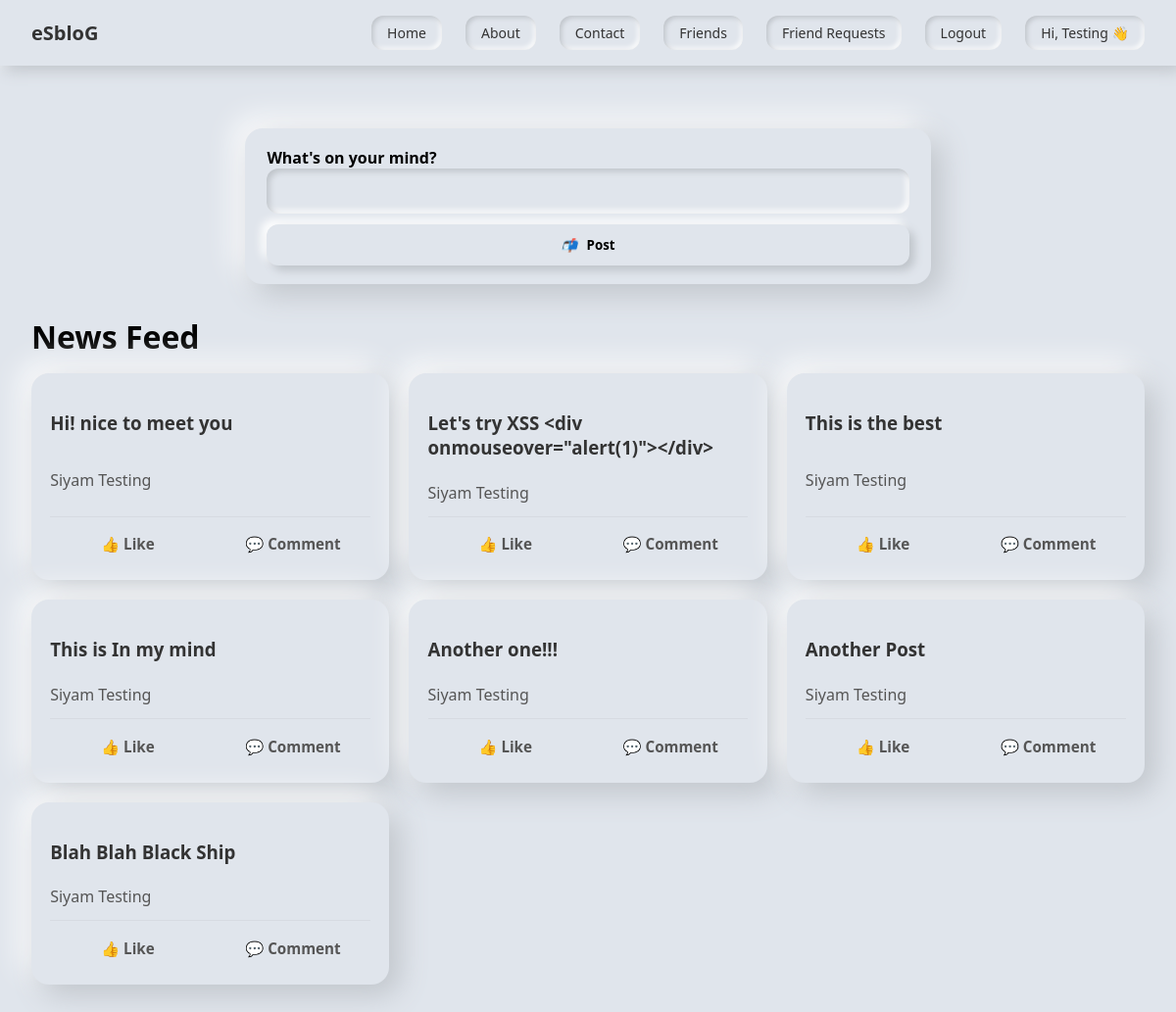
The page /dashboard/profile/ (signed in) on the database its author committed.
### dashboard/models.py (models this page shows, shortened)
class Login_info_new_p(models.Model):
    fname = models.CharField(max_length=100,default="Mr.")
    lname = models.CharField(max_length=100,default="Unknown")
    email = models.EmailField(max_length=50)
    password = models.CharField(max_length=50)

class User_posts(models.Model):
    id = models.AutoField(primary_key=True)
    u_name = models.ForeignKey(Login_info_new_p,on_delete=models.CASCADE)
    post = models.CharField(max_length=100)
    create_at = models.DateTimeField(auto_now_add=True)

### dashboard/views.py (the view)
# urls.py: path('profile/',views.profile,name="mypost"),
def profile(request):
    s_email = request.session.get('email')
    if not s_email:
        return render(request, "dashboard/landing_page.html", {"posts": []})
    log_user = get_object_or_404(Login_info_new_p, email=s_email)
    posts = User_posts.objects.filter(u_name=log_user).select_related('u_name')
    post_data = [
        (f"{log_user.fname} {log_user.lname}", post.post)
        for post in posts
    ]
    return render(request, "dashboard/profile.html", {"posts": post_data})

### dashboard/templates/dashboard/profile.html (shortened to what this page needs)
{% include "dashboard/header.html" %}
<div class="page">
  <form id="loginForm" method="POST" action="{% url 'add_post' %}" class="card composer">
    <div class="input-group">
      <label>What's on your mind?</label>
      <input type="text" name="post" required />
    </div>
    <button type="submit" class="action-btn">
      <i>📬</i> Post
    </button>
  </form>
  <h1 style="margin: 1rem 0;">News Feed</h1>
  <div class="feed-grid">
    {% for name, post in posts %}
      <div class="post-card">
        <h3 class="username">{{post}}</h3>
        <p class="content">{{ name }}</p>
        <div class="actions">
          <button class="like-btn">👍 Like</button>
          <button class="comment-btn">💬 Comment</button>
        </div>
      </div>
    {% endfor %}
  </div>
</div>
{% include "dashboard/footer.html" %}

### dashboard/templates/dashboard/header.html (shortened to what this page needs)
{% load static %}
<!DOCTYPE html>
<html lang="en">
<head>
</head>
<body>
  <nav class="navbar" role="navigation" aria-label="main">
    <a class="logo" href="{% url 'home' %}">eSbloG</a>
    <ul>
      <li><a href="{% url 'home' %}">Home</a></li>
      <li><a href="{% url 'home' %}">About</a></li>
      <li><a href="{% url 'home' %}">Contact</a></li>
      {% if request.session.user_id %}
        <li><a href="{% url 'friends' %}">Friends</a></li>
        <li><a href="{% url 'friends_req' %}">Friend Requests</a></li>
        <li><a href="{% url 'logout' %}">Logout</a></li>
        <li><a href="{% url 'mypost' %}">Hi, {{ request.session.name }} 👋</a></li>
      {% else %}
        <li><a href="{% url 'login' %}">Login</a></li>
      {% endif %}
    </ul>
  </nav>
  <div class="page-wrap">

### dashboard/templates/dashboard/header.html (style rules this page uses)
* { box-sizing: border-box; font-family: 'Segoe UI', sans-serif; }
body { background: #e0e5ec; display: flex; flex-direction: column; align-items: center; min-height: 100vh; margin: 0; }
.navbar { width: 100%; background: #e0e5ec; padding: 1rem 2rem; display: flex; justify-content: space-between; align-items: center; box-shadow: 5px 5px 15px #bec3c9, -5px -5px 15px #ffffff; position: sticky; top: 0; left: 0; z-index: 1000; }
.navbar .logo { font-size: 20px; font-weight: bold; color: #333; text-decoration: none; }
.navbar ul { list-style: none; display: flex; gap: 1.5rem; margin: 0; padding: 0; }
.navbar ul li { display: inline; }
.navbar ul li a { text-decoration: none; color: #333; padding: 0.5rem 1rem; border-radius: 12px; background: #e0e5ec; box-shadow: inset 2px 2px 5px #bec3c9, inset -2px -2px 5px #ffffff; font-size: 14px; transition: all 0.2s ease-in-out; display: inline-block; }
.page-wrap { width: 100%; display: flex; justify-content: center; padding: 2rem 1rem; }

### dashboard/templates/dashboard/profile.html (style rules this page uses)
.page { max-width: 1200px; margin: 2rem auto; padding: 0 16px; }
.card { background: #e0e5ec; padding: 1.2rem 1.4rem; border-radius: 18px; box-shadow: 10px 10px 30px #bec3c9, -10px -10px 30px #ffffff; }
.composer { margin-bottom: 2rem; max-width: 700px; margin-left: auto; margin-right: auto; }
.composer .input-group label { font-weight: 600; }
.composer .input-group input { width: 100%; padding: 0.8rem 1rem; border-radius: 12px; border: none; background: #e0e5ec; box-shadow: inset 3px 3px 6px #bec3c9, inset -3px -3px 6px #ffffff; font-size: 15px; }
.action-btn { width: 100%; padding: 0.75rem 1rem; border: none; margin-top: 0.7rem; border-radius: 12px; background: #e0e5ec; box-shadow: 5px 5px 10px #bec3c9, -5px -5px 10px #ffffff; font-weight: 700; cursor: pointer; }
.action-btn i { margin-right: 6px; }
.feed-grid { display: grid; gap: 20px; grid-template-columns: repeat(1, minmax(0, 1fr)); }
@media (min-width: 700px) { .feed-grid { grid-template-columns: repeat(2, 1fr); } }
@media (min-width: 1024px) { .feed-grid { grid-template-columns: repeat(3, 1fr); } }
.post-card { background: #e0e5ec; padding: 1.2rem; border-radius: 18px; box-shadow: 10px 10px 30px #bec3c9, -10px -10px 30px #ffffff; display: flex; flex-direction: column; justify-content: space-between; }
.username { font-weight: 700; margin-bottom: .35rem; color: #333; }
.content { color: #555; line-height: 1.5; margin-bottom: .75rem; }
.actions { display: flex; justify-content: space-between; border-top: 1px solid #d7dbe2; padding-top: .6rem; gap: 10px; }
.actions button { flex: 1; background: none; border: none; cursor: pointer; font-size: .95rem; font-weight: 600; color: #555; padding: .5rem .75rem; border-radius: 10px; transition: background .2s ease; }

### rows shown on the page
Login_info_new_p: session.name "Testing"
User_posts: posts "Hi! nice to meet you"
User_posts: posts "Let's try XSS <div onmouseover=\"alert(1)\"></div>"
User_posts: posts "This is the best"
User_posts: posts "This is In my mind"
User_posts: posts "Another one!!!"
User_posts: posts "Another Post"
User_posts: posts "Blah Blah Black Ship"

### other values the page prints
{{ name }} "Siyam Testing" "Siyam Testing" "Siyam Testing" "Siyam Testing" "Siyam Testing" "Siyam Testing" "Siyam Testing"
